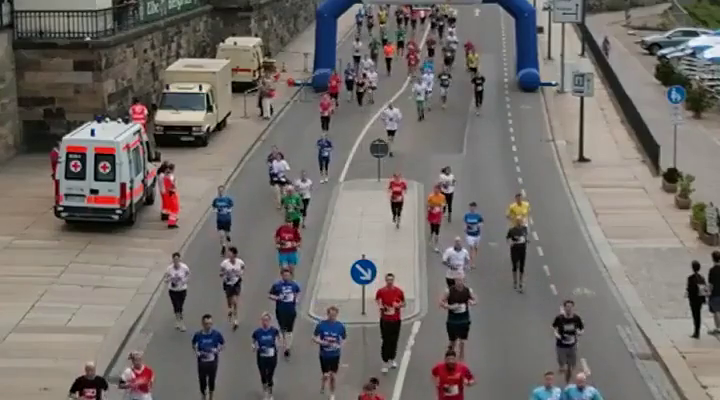
#> input picture frame 15 of Video/run.mp4, 720 x 400 px, given in place of chaplin.mp4, which was not available
$ jupyter execute 02_Dense_Optical_Flow.ipynb
#> lines starting #> are read from the running program, lines starting #| are printed output that depends on the picture; pictures that were not available may be replaced by others from this repository, and a replacement may not be noted
[cell 1]
# Import Libraries
import numpy as np
import cv2

# Video Capture
cap = cv2.VideoCapture("./Video/chaplin.mp4")

# Read the capture and get the first frame
ret, first_frame = cap.read()
#> first_frame is the input picture: shape (400, 720, 3); mean B, G, R 106.7, 110.3, 115.7

# Convert frame to Grayscale
prev_gray = cv2.cvtColor(first_frame, cv2.COLOR_BGR2GRAY)
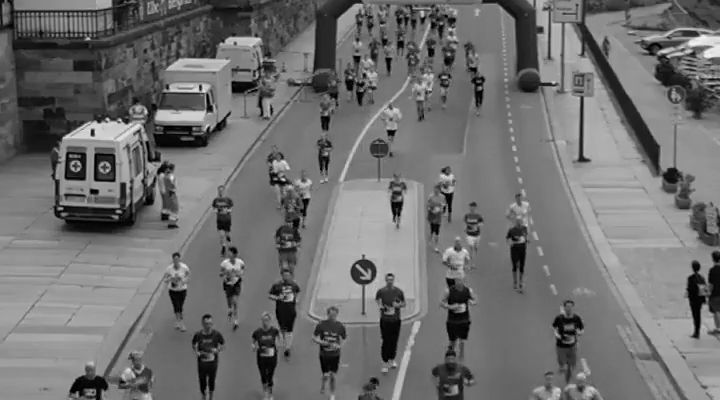
#> prev_gray: shape (400, 720); min 0, max 244, mean 111.5

# Create an image with the same dimensions as the frame for later drawing purposes
mask = np.zeros_like(first_frame)

# Saturation to maximum
mask[..., 1] = 255

# While loop
while(cap.isOpened()):

    # Read the capture and get the first frame
    ret, frame = cap.read()
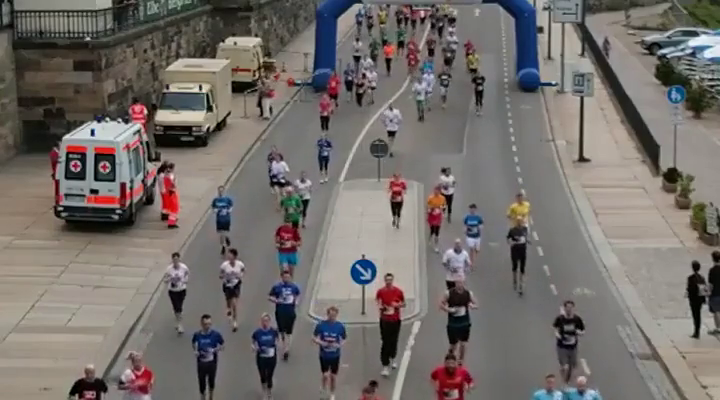
#> input picture frame 16 of Video/run.mp4, 720 x 400 px, given in place of chaplin.mp4, which was not available
#> frame is the input picture: shape (400, 720, 3); mean B, G, R 106.7, 110.4, 115.8

    # Open new window and display the input frame
    cv2.imshow("input", frame)

    # Convert all frame to Grayscale (previously we did only the first frame)
    gray = cv2.cvtColor(frame, cv2.COLOR_BGR2GRAY)
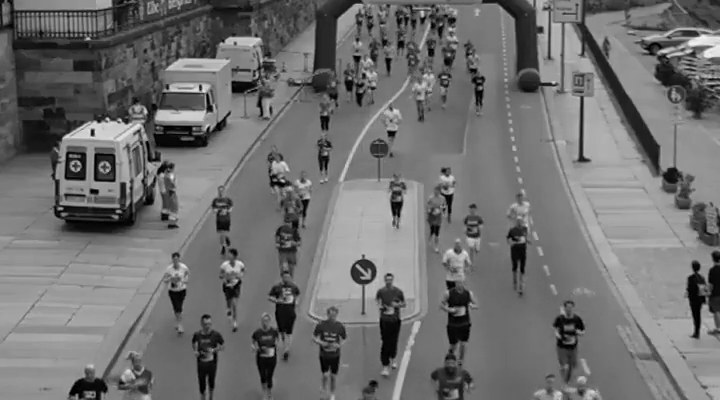
#> gray: shape (400, 720); min 0, max 242, mean 111.6

    # Calculate dense optical flow by Farneback
    flow = cv2.calcOpticalFlowFarneback(
        prev_gray,
        gray,
        None,
        0.5,
        3,
        15,
        3,
        5,
        1.2,
        0
    )

    # Compute Magnitude and Angle
    mag, ang = cv2.cartToPolar(
        flow[..., 0],
        flow[..., 1]
    )
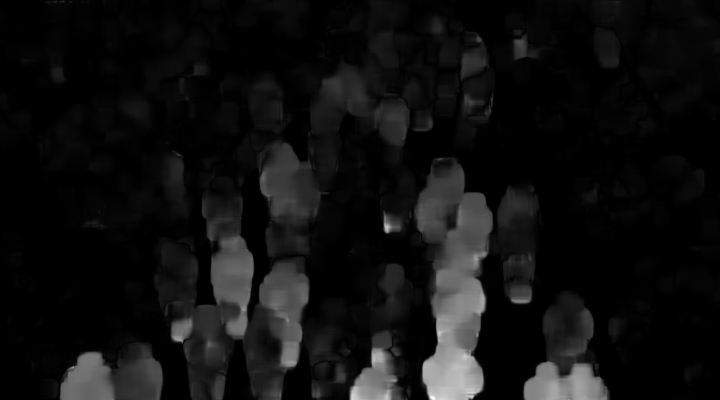
#> mag: shape (400, 720) float32; min 3.09e-10, max 5.93, mean 0.388; drawn with min black and max white
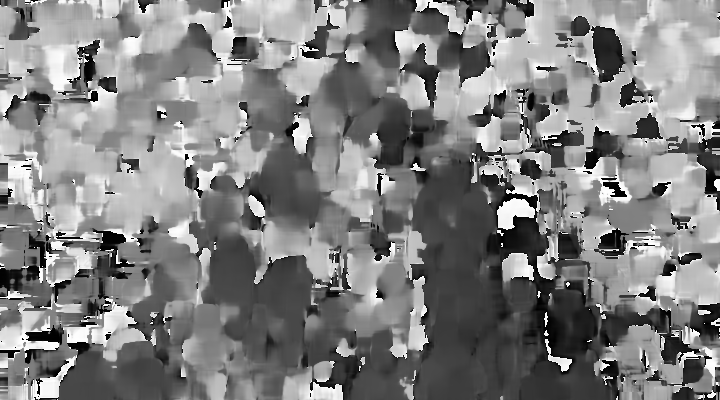
#> ang: shape (400, 720) float32; min 2.52e-05, max 6.28, mean 3.18; drawn with min black and max white

    # Set image hue depanding on the optical flow direction
    mask[..., 0] = ang * 180/np.pi/2
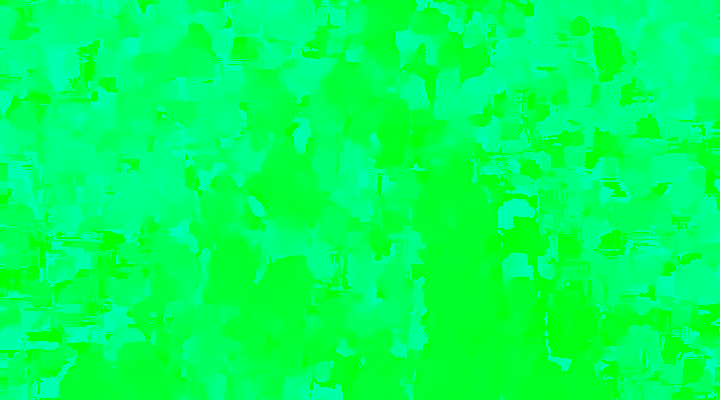
#> mask: shape (400, 720, 3); mean of channels 0, 1, 2 90.6, 255, 0; drawn as B, G, R

    # Normalize the magnitude
    mask[..., 2] = cv2.normalize(
        mag,
        None,
        0,
        255,
        cv2.NORM_MINMAX
    )
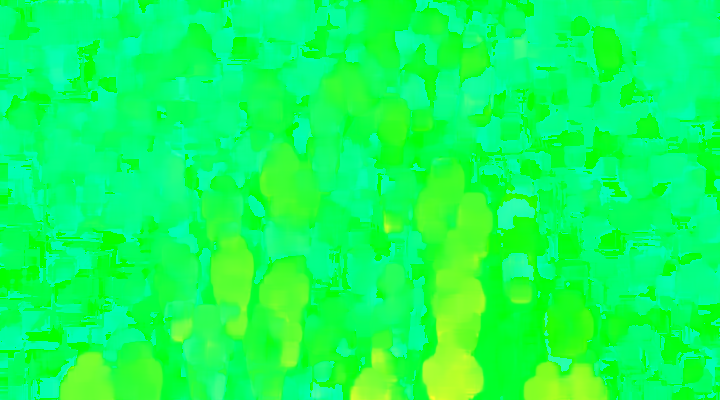
#> mask: shape (400, 720, 3); mean of channels 0, 1, 2 90.6, 255, 16.3; drawn as B, G, R

    # Convert HSV to RGB
    rgb = cv2.cvtColor(frame, cv2.COLOR_HSV2RGB)
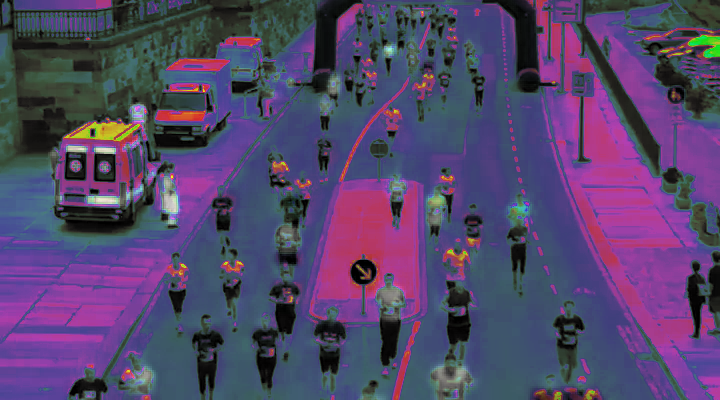
#> rgb: shape (400, 720, 3); mean R, G, B 83.8, 69.5, 107

    # Open new window and display the output
    cv2.imshow("Dense Optical Flow", rgb)

    # Update previous frame
    prev_gray = gray

    # Close the frame
    if cv2.waitKey(300) & 0xFF == 27:
#> (key Esc is pressed here)
        break

# Release and Destroy
cap.release()
cv2.destroyAllWindows()

$ run again, starting later in the video
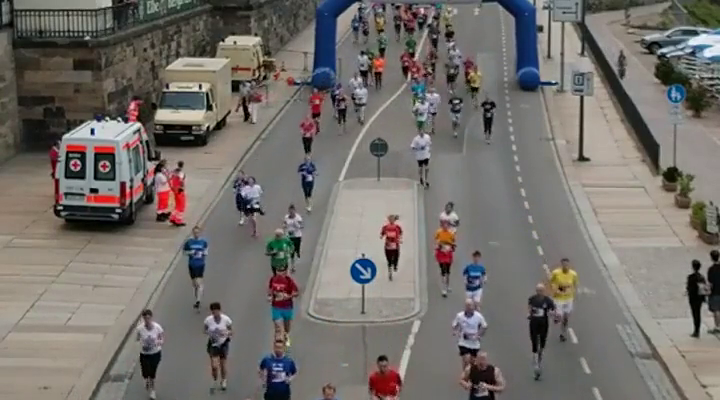
#> input picture frame 67 of Video/run.mp4, 720 x 400 px, given in place of chaplin.mp4, which was not available
#> first_frame is the input picture: shape (400, 720, 3); mean B, G, R 107.4, 111.9, 116.3
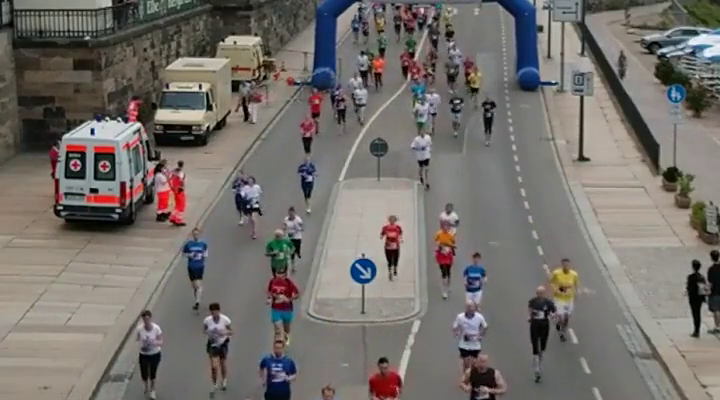
#> input picture frame 68 of Video/run.mp4, 720 x 400 px, given in place of chaplin.mp4, which was not available
#> frame is the input picture: shape (400, 720, 3); mean B, G, R 107.7, 111.9, 116.5
#> `rgb = cv2.cvtColor(frame, cv2.COLOR_HSV2RGB)`:
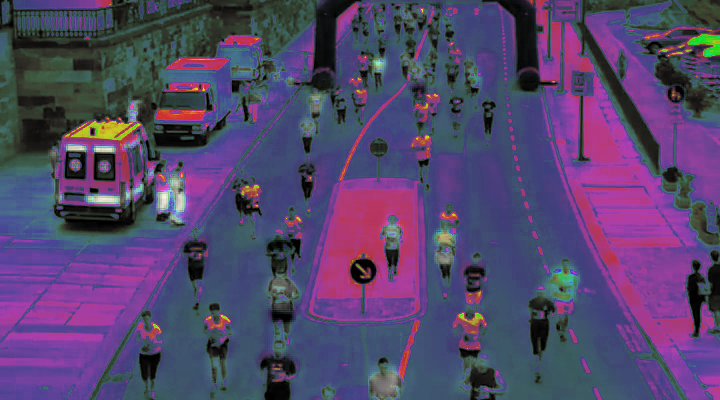
#> rgb: shape (400, 720, 3); mean R, G, B 83.7, 69.7, 107.7

$ run again, starting later in the video
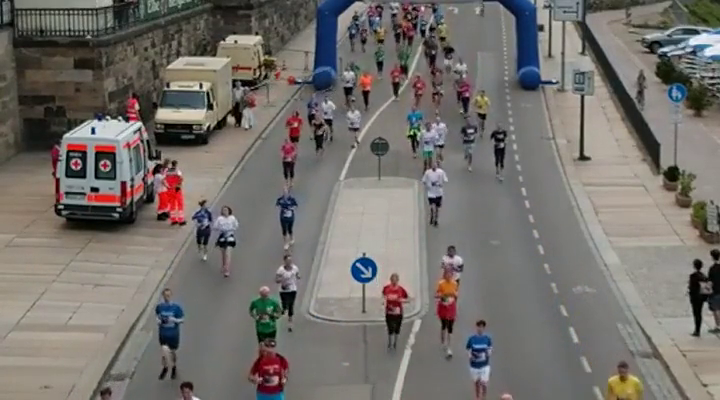
#> input picture frame 120 of Video/run.mp4, 720 x 400 px, given in place of chaplin.mp4, which was not available
#> first_frame is the input picture: shape (400, 720, 3); mean B, G, R 108.1, 112.6, 116.6
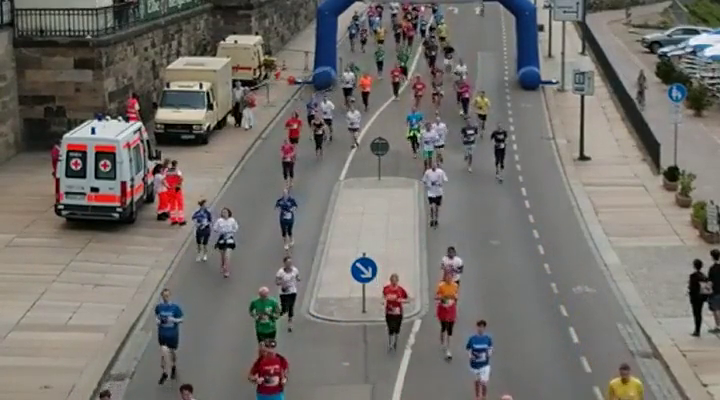
#> input picture frame 121 of Video/run.mp4, 720 x 400 px, given in place of chaplin.mp4, which was not available
#> frame is the input picture: shape (400, 720, 3); mean B, G, R 107.9, 112.6, 116.4
#> `rgb = cv2.cvtColor(frame, cv2.COLOR_HSV2RGB)`:
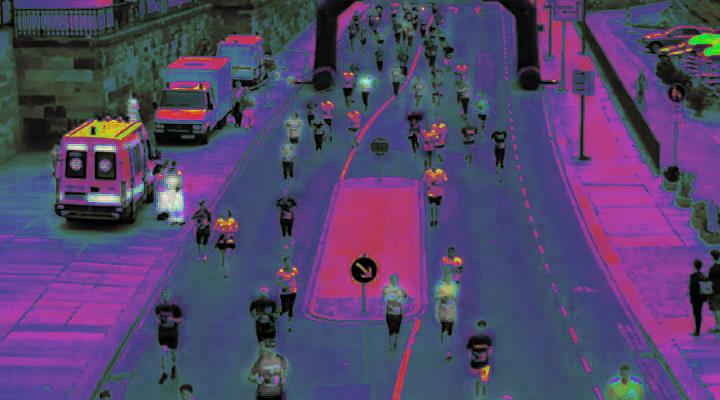
#> rgb: shape (400, 720, 3); mean R, G, B 83.3, 69.6, 107.5
